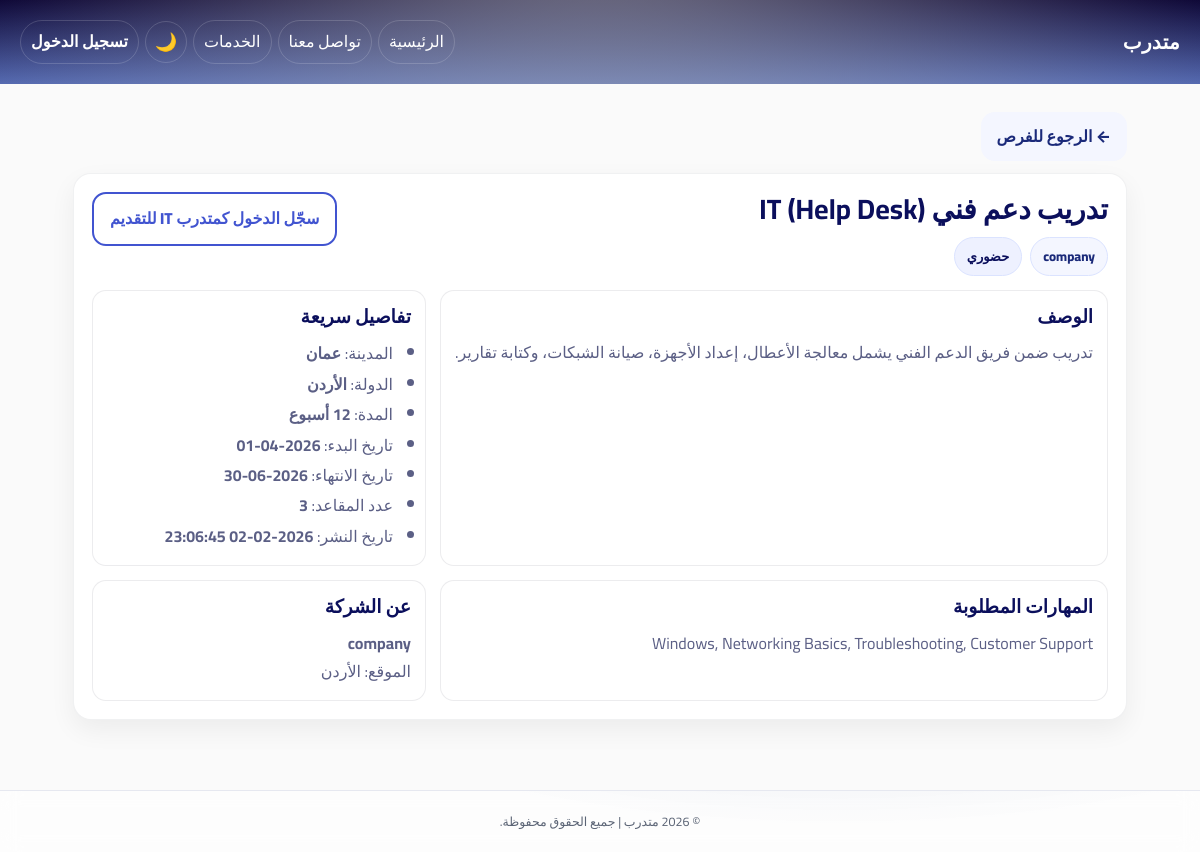
Screenshot of /specializations/it/it_internship_view.php?id=14 with the database file from the repository.
### tables this page shows
CREATE TABLE `it_internships` (
  `internship_id` int(11) NOT NULL,
  `provider_user_id` int(11) NOT NULL,
  `title` varchar(200) NOT NULL,
  `description` text NOT NULL,
  `field` varchar(100) DEFAULT NULL,
  `internship_type` enum('onsite','remote','hybrid') NOT NULL DEFAULT 'onsite',
  `city` varchar(100) DEFAULT NULL,
  `country` varchar(100) DEFAULT NULL,
  `duration_weeks` smallint(6) DEFAULT NULL,
  `start_date` date DEFAULT NULL,
  `end_date` date DEFAULT NULL,
  `required_skills` text DEFAULT NULL,
  `seats` smallint(6) DEFAULT 1,
  `status` enum('draft','published','closed') NOT NULL DEFAULT 'published',
  `published_at` datetime DEFAULT current_timestamp(),
  `created_at` datetime NOT NULL DEFAULT current_timestamp(),
  `updated_at` datetime NOT NULL DEFAULT current_timestamp() ON UPDATE current_timestamp()
);

CREATE TABLE `it_providers` (
  `user_id` int(11) NOT NULL,
  `company_name` varchar(200) NOT NULL,
  `company_registration_no` varchar(50) DEFAULT NULL,
  `website` varchar(255) DEFAULT NULL,
  `description` text DEFAULT NULL,
  `city` varchar(100) DEFAULT NULL,
  `country` varchar(100) DEFAULT NULL,
  `created_at` datetime NOT NULL DEFAULT current_timestamp(),
  `updated_at` datetime NOT NULL DEFAULT current_timestamp() ON UPDATE current_timestamp()
);

### includes/theme_init.php (called while the page is built, shortened)
<?php
$theme = $_SESSION['site_theme'] ?? ($_COOKIE['site_theme'] ?? 'light');
$theme = ($theme === 'dark') ? 'dark' : 'light';
?>

### specializations/it/it_internship_view.php (the view, shortened to what this page needs)
<?php
require_once __DIR__ . '/../../includes/theme_init.php';
  include("../../includes/header.php");
function h($s){ return htmlspecialchars((string)$s, ENT_QUOTES, 'UTF-8'); }
$id = (int)($_GET['id'] ?? 0);
$stmt = $pdo->prepare("
  SELECT
    i.*,
    p.company_name,
    p.website AS provider_website,
    p.city AS provider_city,
    p.country AS provider_country
  FROM it_internships i
  JOIN it_providers p ON p.user_id = i.provider_user_id
  WHERE i.internship_id = ?
  LIMIT 1
");
$stmt->execute([$id]);
$internship = $stmt->fetch(PDO::FETCH_ASSOC);
$role = $_SESSION['role'] ?? null;
$typeAr = ($internship['internship_type'] === 'remote') ? 'عن بُعد' : (($internship['internship_type'] === 'hybrid') ? 'هجين' : 'حضوري');
$isITTra = ($role === 'IT_Trainee');
?>
<!DOCTYPE html>
<html lang="ar" dir="rtl">
<head>
  <link rel="stylesheet" href="../assets/css/style.css">
</head>
<body data-theme="<?= h($theme) ?>">
<main class="page-shell">
  <a href="it_internships_list.php" class="btn btn-ghost" style="margin-bottom:12px; display:inline-flex;">← الرجوع للفرص</a>
  <section class="detail-card">
    <div class="detail-top">
      <div>
        <h1 class="detail-title"><?= h($internship['title']) ?></h1>
        <p class="detail-sub">
          <span class="pill"><?= h($internship['company_name']) ?></span>
          <span class="pill pill-soft"><?= h($typeAr) ?></span>
        </p>
      </div>
      <div class="detail-actions">
        <?php if ($isITTra): ?>
          <a class="btn btn-primary" href="it_apply.php?internship_id=<?= (int)$internship['internship_id'] ?>">قدّم الآن</a>
        <?php else: ?>
          <a class="btn btn-outline" href="/mutadarrib/auth/login.php">سجّل الدخول كمتدرب IT للتقديم</a>
        <?php endif; ?>
      </div>
    </div>
    <div class="detail-grid">
      <div class="detail-box">
        <h3>الوصف</h3>
        <p><?= nl2br(h($internship['description'])) ?></p>
      </div>
      <div class="detail-box">
        <h3>تفاصيل سريعة</h3>
        <ul class="detail-list">
          <?php if (!empty($internship['city'])): ?>
            <li>المدينة: <strong><?= h($internship['city']) ?></strong></li>
          <?php endif; ?>
          <?php if (!empty($internship['country'])): ?>
            <li>الدولة: <strong><?= h($internship['country']) ?></strong></li>
          <?php endif; ?>
          <?php if (!empty($internship['duration_weeks'])): ?>
            <li>المدة: <strong><?= (int)$internship['duration_weeks'] ?> أسبوع</strong></li>
          <?php endif; ?>
          <?php if (!empty($internship['start_date'])): ?>
            <li>تاريخ البدء: <strong><?= h($internship['start_date']) ?></strong></li>
          <?php endif; ?>
          <?php if (!empty($internship['end_date'])): ?>
            <li>تاريخ الانتهاء: <strong><?= h($internship['end_date']) ?></strong></li>
          <?php endif; ?>
          <?php if (!empty($internship['seats'])): ?>
            <li>عدد المقاعد: <strong><?= (int)$internship['seats'] ?></strong></li>
          <?php endif; ?>
          <li>تاريخ النشر: <strong><?= h($internship['published_at']) ?></strong></li>
        </ul>
      </div>
      <?php if (!empty($internship['required_skills'])): ?>
        <div class="detail-box">
          <h3>المهارات المطلوبة</h3>
          <p><?= nl2br(h($internship['required_skills'])) ?></p>
        </div>
      <?php endif; ?>
      <div class="detail-box">
        <h3>عن الشركة</h3>
        <p><strong><?= h($internship['company_name']) ?></strong></p>
        <p>
          <?php if (!empty($internship['provider_city']) || !empty($internship['provider_country'])): ?>
            الموقع: <?= h(trim(($internship['provider_city'] ?? '') . ' ' . ($internship['provider_country'] ?? ''))) ?><br>
          <?php endif; ?>
        </p>
      </div>
    </div>
  </section>
</main>
<?php include("../../includes/footer.php"); ?>
</body>
</html>

### assets/css/style.css (style rules this page uses)
section { padding: 34px 0; }
.pill { display:inline-block;padding:8px 12px;border-radius:999px;background:#f3f6ff;border:1px solid #dbe3ff;color:#0c005a;font-size:13px; }

### assets/css/lawyers.css (style rules this page uses)
.pill { display: inline-flex; align-items: center; justify-content: center; padding: 5px 10px; border-radius: 999px; font-size: 12px; font-weight: 800; border: 1px solid transparent; white-space: nowrap; }

### assets/css/theme.css (style rules this page uses)
:root { --bg: #fafafa; --surface: #ffffff; --primary: #415f9d; --primary-700: #314a83; --primary-800: #283f74; --ink: #0c005a; --text: #141827; --muted: #5b6475; --border: #e6e8f0; --border-strong: #d5d8e2; --shadow: 0 10px 30px rgba(12, 0, 90, 0.10); --shadow-sm: 0 6px 18px rgba(12, 0, 90, 0.08); --success: #2d6a4f; --danger: #c1121f; --warning: #f59f00; --info: #0ea5e9; --radius: 16px; --radius-sm: 12px; --radius-xs: 10px; --header-h: 64px; --sidebar-w: 280px; --container: 1200px; --footer-h: 42px; }
* { box-sizing: border-box; }
html, body { height: 100%; }
body { margin: 0; font-family: 'Cairo', system-ui, -apple-system, 'Segoe UI', Arial, sans-serif; background: var(--bg); color: var(--text); direction: rtl; line-height: 1.6; min-height: 100vh; display: flex; flex-direction: column; }
a { color: inherit; text-decoration: none; }
h1, h2, h3, h4 { color: var(--ink); margin: 0 0 10px 0; line-height: 1.25; }
.btn, button { display: inline-flex; align-items: center; justify-content: center; gap: 8px; padding: 10px 14px; border-radius: var(--radius-xs); border: 1px solid transparent; background: var(--primary); color: #fff; cursor: pointer; transition: transform .08s ease, box-shadow .18s ease, background .18s ease, border-color .18s ease, opacity .18s ease; }
:where(a, button, input, select, textarea):focus-visible { outline: 3px solid rgba(65, 95, 157, 0.35); outline-offset: 2px; }

### specializations/it/it_internship_view.php (style rules this page uses)
.page-shell { max-width:1100px;margin:0 auto;padding:28px 16px 70px }
.btn { display:inline-flex;align-items:center;justify-content:center;padding:12px 16px;border-radius:14px;text-decoration:none;font-weight:800;border:0;cursor:pointer }
.btn-outline { background:#fff;color:#4154d0;border:2px solid #4154d0 }
.btn-ghost { background:#f4f6ff;color:#1b2a7a }
.detail-card { background:#fff;border:1px solid rgba(15,23,42,.06);border-radius:18px;box-shadow:0 10px 26px rgba(0,0,0,.06);padding:18px }
.detail-top { display:flex;gap:16px;align-items:flex-start;justify-content:space-between;flex-wrap:wrap }
.detail-title { margin:0 0 10px;color:#0b0f5c;font-size:28px }
.detail-sub { margin:0;display:flex;gap:8px;flex-wrap:wrap }
.pill { padding:8px 12px;border-radius:999px;background:#f4f6ff;color:#1b2a7a;font-weight:800;font-size:13px }
.pill-soft { background:#eef1ff;color:#0b0f5c }
.detail-grid { display:grid;grid-template-columns:2fr 1fr;gap:14px;margin-top:14px }
.detail-box { background:#fff;border:1px solid rgba(15,23,42,.08);border-radius:14px;padding:14px }
.detail-box h3 { margin:0 0 10px;color:#0b0f5c }
.detail-box p { margin:0;color:#5b5f85;line-height:1.8 }
.detail-list { margin:0;padding:0 18px;color:#5b5f85;line-height:1.9 }

### rows the page displays
it_internships: title "تدريب دعم فني IT (Help Desk)", provider_user.company_name "company", internship_type "حضوري", description "تدريب ضمن فريق الدعم الفني يشمل معالجة الأعطال، إعداد الأجهزة، صيانة الشبكات، وكتابة تقارير.", city "عمان", country "الأردن", start_date "2026-04-01", end_date "2026-06-30", seats "3", published_at "2026-02-02 23:06:45", required_skills "Windows, Networking Basics, Troubleshooting, Customer Support", provider_user.country "الأردن"
